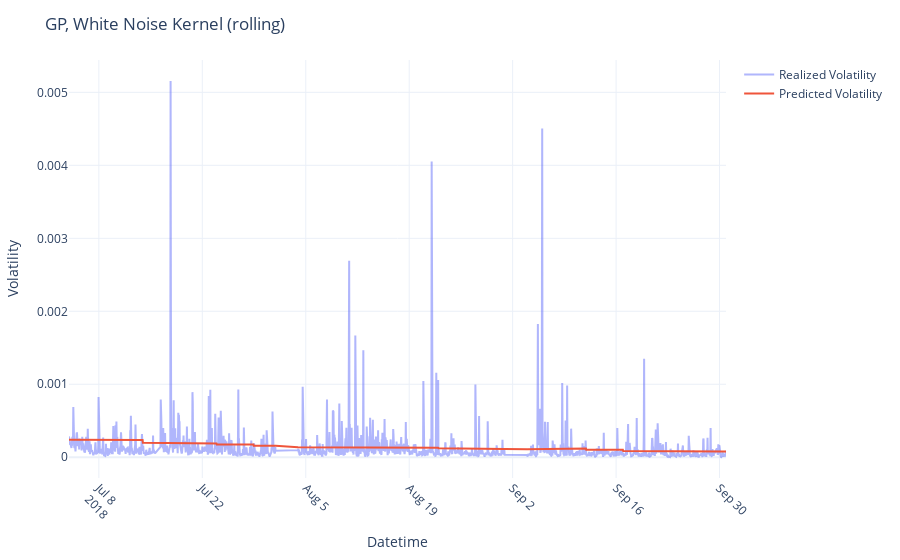

Notebook cell for this chart:
### Code cell
plot_preds(
    preds_dataframe=WN_rolling_preds,
    model_name="GP, White Noise Kernel",
    test_vols=test_vols,
    pred_type="rolling",
    naive=False,
)

### Figure 1 — Plotly figure (JSON) as saved in the notebook; plotly's stock layout.template omitted (floating-point values rounded to 4 significant figures; data arrays with more than 128 entries replaced by an {"elided": "..."} marker saying what was removed)
{"data": [{"mode": "lines", "name": "Realized Volatility", "opacity": 0.5, "type": "scatter", "x": {"elided": "1958 str values"}, "y": {"elided": "1958 float values"}}, {"mode": "lines", "name": "Predicted Volatility", "type": "scatter", "x": {"elided": "1958 str values"}, "y": {"elided": "1958 float values"}}], "layout": {"autosize": true, "margin": {"b": 60, "l": 60, "r": 30, "t": 60}, "title": {"text": "GP, White Noise Kernel (rolling)"}, "xaxis": {"autorange": true, "nticks": 10, "range": ["2018-07-03 23:00", "2018-09-30 21:00"], "tickangle": 45, "title": {"text": "Datetime"}, "type": "date"}, "yaxis": {"autorange": true, "range": [-0.0002843, 0.005443], "title": {"text": "Volatility"}, "type": "linear"}}}
